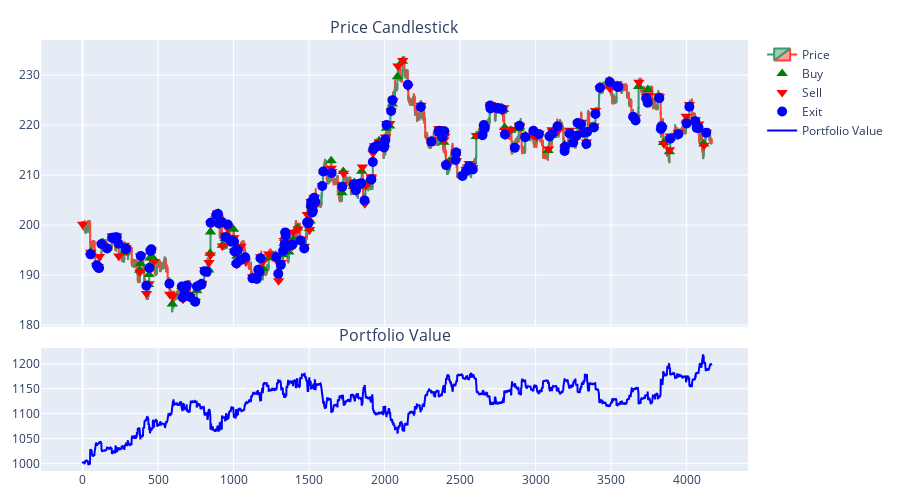

Notebook cell for this chart:
### Code cell
buy_df_qlearning, sell_df_qlearning, exit_df_qlearning = extract_signals(historical_info_df)
fig_qlearning = build_fig(
    historical_info_df,
    buy_df_qlearning,
    sell_df_qlearning,
    exit_df_qlearning
)
fig_qlearning.show()

### Figure 1 — Plotly figure (JSON) as saved in the notebook; plotly's stock layout.template omitted (floating-point values rounded to 4 significant figures; data arrays with more than 128 entries replaced by an {"elided": "..."} marker saying what was removed)
{"data": [{"close": {"elided": "4166 float values"}, "high": {"elided": "4166 float values"}, "low": {"elided": "4166 float values"}, "name": "Price", "open": {"elided": "4166 float values"}, "type": "candlestick", "x": {"elided": "4166 int values"}, "xaxis": "x", "yaxis": "y"}, {"marker": {"color": "green", "size": 10, "symbol": "triangle-up"}, "mode": "markers", "name": "Buy", "type": "scatter", "x": [52, 276, 378, 383, 436, 441, 443, 446, 451, 469, 594, 658, 756, 835, 844, 847, 896, 898, 914, 925, 944, 955, 999, 1006, 1018, 1022, 1162, 1193, 1232, 1327, 1334, 1341, 1365, 1367, 1393, 1424, 1443, 1502, 1507, 1531, 1597, 1646, 1718, 1726, 1794, 1799, 1825, 1848, 1873, 1963, 2001, 2012, 2033, 2051, 2085, 2118, 2392, 2408, 2428, 2471, 2607, 2656, 2778, 2788, 2795, 2836, 2889, 2894, 2932, 3007, 3082, 3108, 3193, 3265, 3297, 3536, 3682, 3744, 3809, 3831, 3834, 3847, 3886, 3996, 4114], "xaxis": "x", "y": [194.6, 194.5, 191.0, 192.3, 188.1, 190.1, 191.8, 193.4, 194.8, 193.3, 184.2, 187.7, 186.9, 191.0, 194.4, 198.6, 201.7, 202.4, 200.3, 196.0, 197.3, 198.0, 199.2, 195.0, 192.5, 193.8, 190.4, 191.3, 193.5, 194.1, 196.3, 197.8, 194.6, 196.2, 197.1, 199.4, 197.0, 199.3, 200.8, 204.8, 210.8, 212.9, 206.5, 210.7, 207.7, 208.5, 207.7, 210.8, 208.1, 216.9, 216.1, 219.4, 219.8, 224.2, 229.7, 232.8, 216.6, 212.4, 212.8, 214.3, 217.7, 219.2, 222.8, 223.1, 219.5, 219.0, 219.3, 219.6, 217.9, 217.9, 214.9, 218.0, 216.1, 217.8, 219.7, 227.7, 227.7, 227.1, 225.4, 219.5, 219.7, 216.5, 214.7, 221.0, 216.2], "yaxis": "y"}, {"marker": {"color": "red", "size": 10, "symbol": "triangle-down"}, "mode": "markers", "name": "Sell", "type": "scatter", "x": {"elided": "206 int values"}, "xaxis": "x", "y": {"elided": "206 float values"}, "yaxis": "y"}, {"marker": {"color": "blue", "size": 10, "symbol": "circle"}, "mode": "markers", "name": "Exit", "type": "scatter", "x": {"elided": "160 int values"}, "xaxis": "x", "y": {"elided": "160 float values"}, "yaxis": "y"}, {"line": {"color": "blue"}, "mode": "lines", "name": "Portfolio Value", "type": "scatter", "x": {"elided": "4166 int values"}, "xaxis": "x2", "y": {"elided": "4166 float values"}, "yaxis": "y2"}], "layout": {"annotations": [{"font": {"size": 16}, "showarrow": false, "text": "Price Candlestick", "x": 0.5, "xanchor": "center", "xref": "paper", "y": 1.0, "yanchor": "bottom", "yref": "paper"}, {"font": {"size": 16}, "showarrow": false, "text": "Portfolio Value", "x": 0.5, "xanchor": "center", "xref": "paper", "y": 0.285, "yanchor": "bottom", "yref": "paper"}], "height": 500, "margin": {"b": 20, "l": 40, "r": 20, "t": 40}, "xaxis": {"anchor": "y", "domain": [0, 1], "matches": "x2", "rangeslider": {"visible": false}, "showticklabels": false}, "xaxis2": {"anchor": "y2", "domain": [0, 1], "rangeslider": {"visible": false}}, "yaxis": {"anchor": "x", "domain": [0.335, 1.0]}, "yaxis2": {"anchor": "x2", "domain": [0, 0.285]}}}
